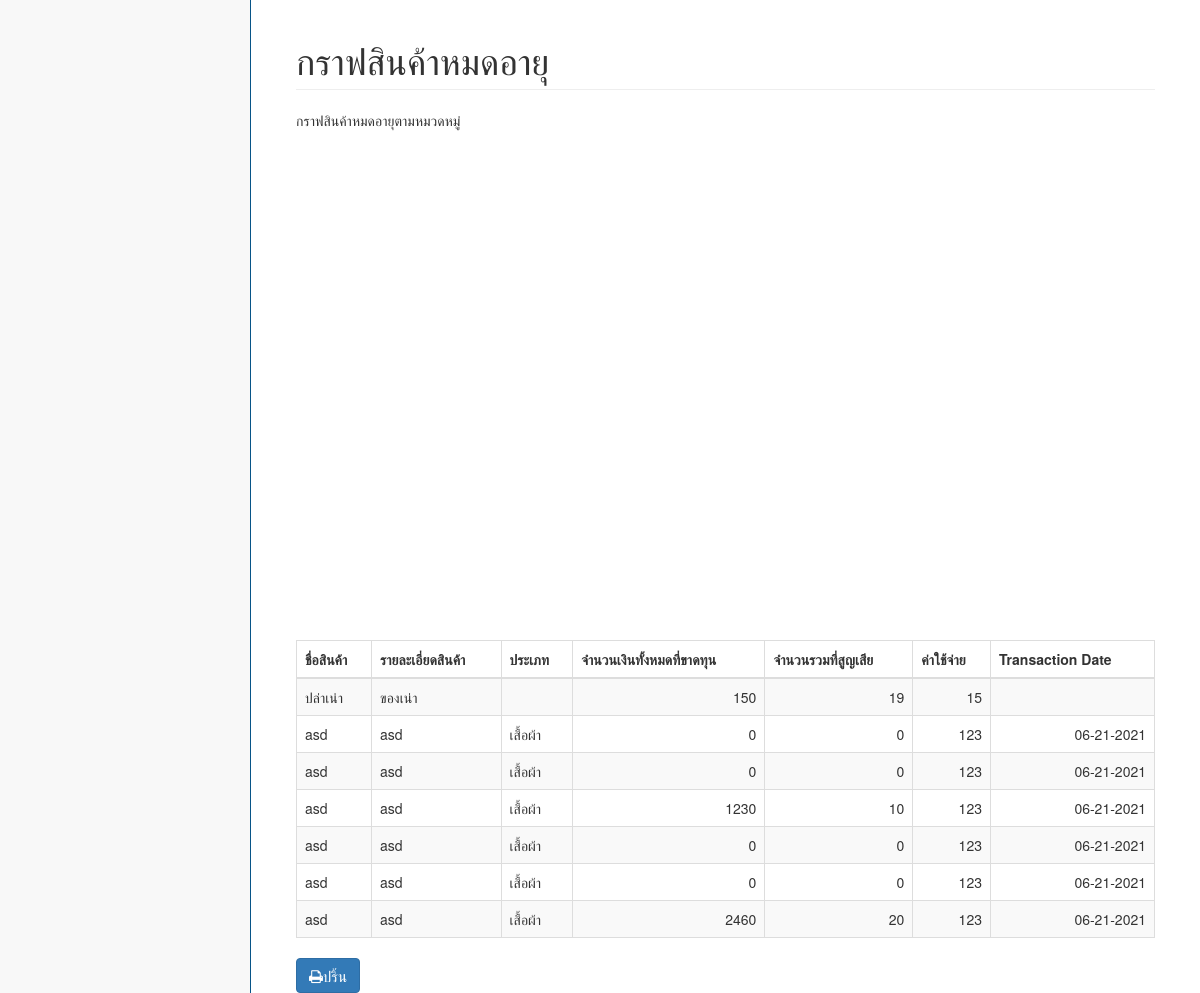
Screenshot of /pages/lose.php (signed in) with the database file from the repository.
### tables this page shows
CREATE TABLE `lose` (
  `p_id` int(10) NOT NULL,
  `product_code` varchar(30) NOT NULL,
  `product_name` varchar(30) NOT NULL,
  `description_name` varchar(30) NOT NULL,
  `amount_lose` varchar(30) NOT NULL,
  `qty` varchar(30) NOT NULL,
  `cost` varchar(30) NOT NULL,
  `date` varchar(30) NOT NULL,
  `category` varchar(20) NOT NULL,
  `exdate` varchar(30) NOT NULL
);

### pages/lose.php (the view, shortened to what this page needs)
<!DOCTYPE html>
<html lang="en">
<head>
  <link href="../vendor/bootstrap/css/bootstrap.min.css" rel="stylesheet">
  <link href="../vendor/metisMenu/metisMenu.min.css" rel="stylesheet">
  <link href="../dist/css/sb-admin-2.css" rel="stylesheet">
  <link href="../vendor/font-awesome/css/font-awesome.min.css" rel="stylesheet" type="text/css">
  <link href="src/facebox.css" media="screen" rel="stylesheet" type="text/css" />
      </head>
      <body>
        <div id="page-wrapper">
          <div class="container-fluid">
            <div class="row">
              <div class="col-lg-12">
                <h1 class="page-header">กราฟสินค้าหมดอายุ</h1>
              </div>
            </div>
            <div class="content" id="content">
              <p> กราฟสินค้าหมดอายุตามหมวดหมู่</p>
              <div class="row">
                <div class="col-lg-12">
                  <div id="chart" style="height: 500px;"></div>
                  <div>
                   <table width="100%" class="table table-striped table-bordered table-hover" id="dataTables-example">
                    <thead>
                      <tr>
                        <th> ชื่อสินค้า </th>
                        <th> รายละเอี่ยดสินค้า </th>
                        <th> ประเภท</th>
                        <th> จำนวนเงินทั้งหมดที่ขาดทุน</th>
                        <th> จำนวนรวมที่สูญเสีย</th>
                        <th> ค่าใช้จ่าย</th>
                        <th> Transaction Date </th>
                      </tr>
                    </thead>
                    <tbody>
                      <?php
                      include('connect.php');
                      $result = $db->prepare("SELECT * FROM lose");
                      $result->execute();
                      for($i=0; $row = $result->fetch(); $i++){
                        ?>
                        <tr class="record">
                          <td><?php echo $row['product_name']; ?></td>
                          <td><?php echo $row['description_name']; ?></td>
                          <td><?php echo $row['category']; ?></td>
                          <td align="right"><?php echo $row['amount_lose']; ?></td>
                          <td align="right"><?php echo $row['qty']; ?></td>
                          <td align="right"><?php echo $row['cost']; ?></td>
                          <td align="right"><?php echo $row['date']; ?></td>
                        </tr>
                        <?php
                      }
                      ?>
                    </tbody>
                  </table>
                </div>
              </div>
            </div>
          </div>
          <a href="javascript:Clickheretoprint()" style="font-size:15px"; class="btn btn-primary"><i class="fa fa-print"></i>ปริ้น</a>
        </div>
      </div>
  </body>
  </html>

### pages/lose.php (style rules this page uses)
#chart { width : 100%; height : 500px; font-size : 11px; }

### rows the page displays
lose: product_name "ปล่าเน่า", description_name "ของเน่า", amount_lose "150", qty "19", cost "15"
lose: product_name "asd", description_name "asd", category "เสื้อผ้า", amount_lose "0", qty "0", cost "123", date "06-21-2021"
lose: product_name "asd", description_name "asd", category "เสื้อผ้า", amount_lose "0", qty "0", cost "123", date "06-21-2021"
lose: product_name "asd", description_name "asd", category "เสื้อผ้า", amount_lose "1230", qty "10", cost "123", date "06-21-2021"
lose: product_name "asd", description_name "asd", category "เสื้อผ้า", amount_lose "0", qty "0", cost "123", date "06-21-2021"
lose: product_name "asd", description_name "asd", category "เสื้อผ้า", amount_lose "0", qty "0", cost "123", date "06-21-2021"
lose: product_name "asd", description_name "asd", category "เสื้อผ้า", amount_lose "2460", qty "20", cost "123", date "06-21-2021"
